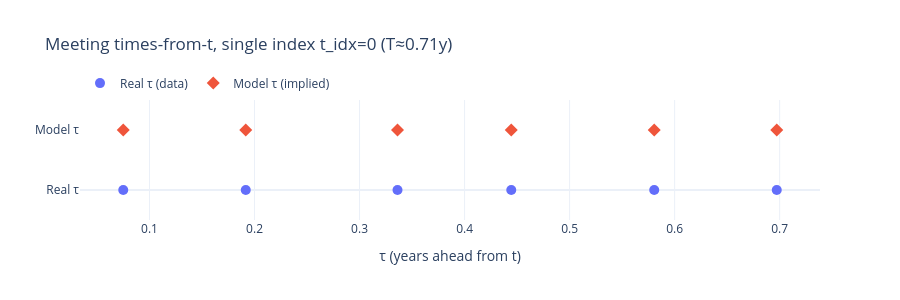

The code cell stored with this chart in its notebook:
### Code cell
# %%
import pandas as pd
import numpy as np
import torch
import plotly.graph_objects as go

DAYS_PER_YEAR = 360.0

def _years_to_days360(y: float) -> pd.Timedelta:
    return pd.to_timedelta(y * DAYS_PER_YEAR, unit="D")

def _abs_date_from_year_offset(base_date: pd.Timestamp, y: float) -> pd.Timestamp:
    return base_date + _years_to_days360(float(y))

def _next_k_dates_after(dates: pd.DatetimeIndex, t: pd.Timestamp, k: int):
    mask = dates > t
    idxs = np.where(mask)[0][:k]
    return dates[idxs]

def analyze_time_alignment_single_tau(
    *,
    discounts_df: pd.DataFrame,           # your 'discounts'
    meeting_dates: pd.DatetimeIndex,      # your 'meeting_dates'
    times: torch.Tensor,                  # your 'ts'
    discounts_model: NeuralDiscounts,     # your 'nd'
    t_idx: int = 0,                       # which observation index to inspect
    k_meetings: int = 12,                 # how many future meetings to compare
    T_min_years: float = 0.5,             # min horizon for the model
    pad_meetings_years: float = 0.01      # small padding on horizon
):
    """
    For a single date index t_idx:
      • Compute τ_real (years from t) for the next k real meetings
      • Compute τ_model from generate_meeting_times(t, T)
      • Plot both τ sets on a simple 2-lane axis (times-from-t only)
      • Return a comparison table with Δτ (years) and Δ days
    """
    # --- anchors & t selection ---
    base_discount_date = discounts_df.index[0]
    t_years = float(times[t_idx].item())
    t_date  = _abs_date_from_year_offset(base_discount_date, t_years)

    # --- real next meeting dates & their τ (years from t) ---
    real_next_dates = _next_k_dates_after(meeting_dates, t_date, k_meetings)
    tau_real = np.array([(d - t_date).days / DAYS_PER_YEAR for d in real_next_dates], dtype=float)

    # pick a model horizon that at least covers the last real τ
    if len(tau_real) > 0:
        T_horizon = max(T_min_years, float(tau_real[-1]) + pad_meetings_years)
    else:
        T_horizon = max(T_min_years, 2.0)

    # --- model τ grid ---
    with torch.no_grad():
        tau_model_torch = discounts_model.generate_meeting_times(
            torch.tensor([t_years], dtype=torch.float32),
            torch.tensor([T_horizon], dtype=torch.float32)
        ).detach().cpu()
    tau_model = tau_model_torch.numpy().astype(float)

    # --- comparison table (align by index) ---
    n_rows = max(len(tau_real), len(tau_model))
    real_list  = list(tau_real)  + [np.nan] * (n_rows - len(tau_real))
    model_list = list(tau_model) + [np.nan] * (n_rows - len(tau_model))

    # Δτ in years and days (days use 360-day year as in your construction)
    delta_tau_years = []
    delta_days = []
    for r, m in zip(real_list, model_list):
        if np.isnan(r) or np.isnan(m):
            delta_tau_years.append(np.nan)
            delta_days.append(np.nan)
        else:
            dty = float(m - r)
            delta_tau_years.append(dty)
            delta_days.append(int(round(dty * DAYS_PER_YEAR)))

    cmp_df = pd.DataFrame({
        "i": np.arange(1, n_rows + 1, dtype=int),
        "τ_real (years)": real_list,
        "τ_model (years)": model_list,
        "Δτ (years)": delta_tau_years,
        "Δ days (model - real)": delta_days
    })

    # --- simple times-from-t plot (no dates anywhere) ---
    fig = go.Figure()

    if len(tau_real) > 0:
        fig.add_trace(go.Scatter(
            x=tau_real, y=[0]*len(tau_real),
            mode="markers",
            marker=dict(size=10),
            name="Real τ (data)",
            hovertemplate="τ_real=%{x:.3f} y<extra></extra>"
        ))

    if len(tau_model) > 0:
        fig.add_trace(go.Scatter(
            x=tau_model, y=[1]*len(tau_model),
            mode="markers",
            marker=dict(size=10, symbol="diamond"),
            name="Model τ (implied)",
            hovertemplate="τ_model=%{x:.3f} y<extra></extra>"
        ))

    # layout
    fig.update_yaxes(
        tickmode="array",
        tickvals=[0, 1],
        ticktext=["Real τ", "Model τ"],
        range=[-0.5, 1.5],
        showgrid=False
    )
    fig.update_xaxes(title="τ (years ahead from t)")
    fig.update_layout(
        title=f"Meeting times-from-t, single index t_idx={t_idx} (T≈{T_horizon:.2f}y)",
        template="plotly_white",
        hovermode="x unified",
        height=300,
        legend=dict(orientation='h', yanchor='bottom', y=1.02, xanchor='left', x=0)
    )
    fig.show()

    # concise print
    print(f"t_idx={t_idx} | t (years from base) = {t_years:.6f}")
    if len(tau_real) >= 12 and len(tau_model) >= 12:
        print(f"  12th meeting Δτ: {delta_tau_years[11]:+.6f} years  ({delta_days[11]:+d} days)")
    elif len(tau_real) == 0 and len(tau_model) == 0:
        print("  No future meetings found within horizon.")
    else:
        print("  (<12 future meetings within horizon)")

    return {
        "t_idx": t_idx,
        "t_years": t_years,
        "T_horizon_years": T_horizon,
        "tau_real_years": tau_real,
        "tau_model_years": tau_model,
        "comparison": cmp_df
    }


res = analyze_time_alignment_single_tau(
    discounts_df=discounts,
    meeting_dates=meeting_dates,
    times=ts,
    discounts_model=nd,
    t_idx=0,       # pick the date you want
    k_meetings=12
)

# View the comparison table of τ's
res["comparison"]

### Figure 1 — Plotly figure (JSON) as saved in the notebook; plotly's stock layout.template omitted (floating-point values rounded to 4 significant figures)
{"data": [{"hovertemplate": "τ_real=%{x:.3f} y<extra></extra>", "marker": {"size": 10}, "mode": "markers", "name": "Real τ (data)", "type": "scatter", "x": [0.075, 0.1917, 0.3361, 0.4444, 0.5806, 0.6972], "y": [0, 0, 0, 0, 0, 0]}, {"hovertemplate": "τ_model=%{x:.3f} y<extra></extra>", "marker": {"size": 10, "symbol": "diamond"}, "mode": "markers", "name": "Model τ (implied)", "type": "scatter", "x": [0.075, 0.1917, 0.3361, 0.4444, 0.5806, 0.6972], "y": [1, 1, 1, 1, 1, 1]}], "layout": {"height": 300, "hovermode": "x unified", "legend": {"orientation": "h", "x": 0, "xanchor": "left", "y": 1.02, "yanchor": "bottom"}, "title": {"text": "Meeting times-from-t, single index t_idx=0 (T≈0.71y)"}, "xaxis": {"title": {"text": "τ (years ahead from t)"}}, "yaxis": {"range": [-0.5, 1.5], "showgrid": false, "tickmode": "array", "ticktext": ["Real τ", "Model τ"], "tickvals": [0, 1]}}}
